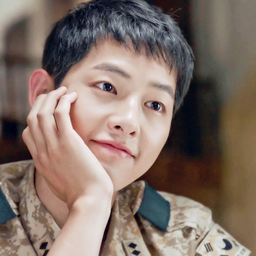
#> input picture faceRecognition/image1.jpg, 256 x 256 px
$ python faceDemoStatic.py
#> lines starting #> are read from the running program, lines starting #| are printed output that depends on the picture; after the words box and inside, x2 and y2 are one past the last pixel; in counts of white or black regions, pixels touching at a corner belong together
# 人脸检测，识别静态图片
# 导入opencv-python库（由于历史原因，只能叫cv2）
import cv2

picName = input("请输入你要识别人类的图片名称(如:pic1.jpg): ")
#> the answer given: image1.jpg
img = cv2.imread(picName, 1)  # 1表示以彩色的方式读入图片
#> img is the input picture: shape (256, 256, 3); mean B, G, R 104, 113.1, 130.2

# 导入人脸级联分类器引擎，'.xml'文件包含已经训练出来的人脸特征
face_engine = cv2.CascadeClassifier(cv2.data.haarcascades + 'haarcascade_frontalface_default.xml')

# 用分类器引擎识别人脸，返回的faces为人脸坐标列表，1.2表示放大比例，7表示重复识别次数
faces = face_engine.detectMultiScale(img, scaleFactor=1.2, minNeighbors=7)
#> faces = [[56, 42, 142, 142]]
# print(faces)
# [[ 952  302  149  149]
#  [1299  477  121  121]
#  [1468  568  114  114]]

for (x, y, w, h) in faces:
    # 画出人脸框，蓝色(255,0,0)，画笔宽度为2
    img = cv2.rectangle(img, (x, y), (x + w, y + h), (255, 0, 0), 2)
#> this loop made 1 pass
#> pass 1, `img = cv2.rectangle(img, (x, y), (x + w, y + h), (255, 0, 0), 2)`:
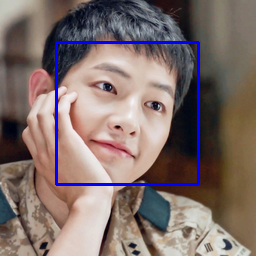
#> img: shape (256, 256, 3); 2.59% of pixels changed, all inside (x1, y1, x2, y2) = (55, 41, 200, 186)

# 展示效果图
print("正在展示识别后的效果图(在窗口内按q退出)")
while True:
    cv2.imshow('img', img)
    if cv2.waitKey(1) & 0xFF == ord('q'):
#> (key q is pressed here)
        print ("I'm done")
        break;

cv2.destroyAllWindows()
cv2.imwrite('output.jpg', img) # 保存识别的图片

$ run again, on faceRecognition/image3.jpg
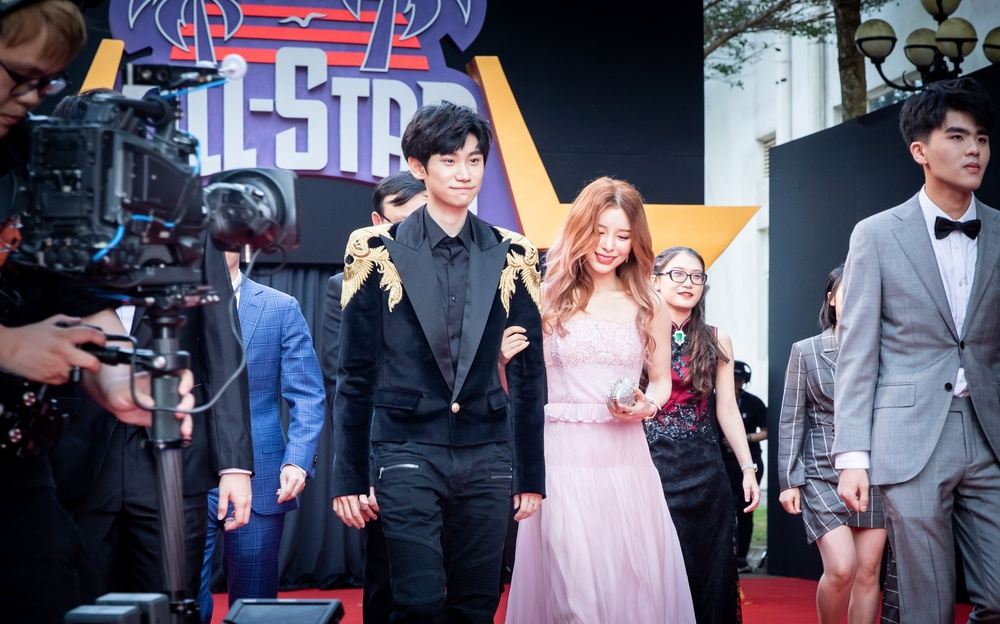
#> input picture faceRecognition/image3.jpg, 1000 x 624 px, shrunk from 2226 x 1390 before the run
#> img is the input picture: shape (624, 1000, 3); mean B, G, R 106.8, 91, 93.9
#> faces = [[428, 136, 66, 66], [584, 215, 55, 55], [655, 253, 57, 57]]
#> the loop `for (x, y, w, h) in faces:` made 3 passes
#> pass 1, `img = cv2.rectangle(img, (x, y), (x + w, y + h), (255, 0, 0), 2)`:
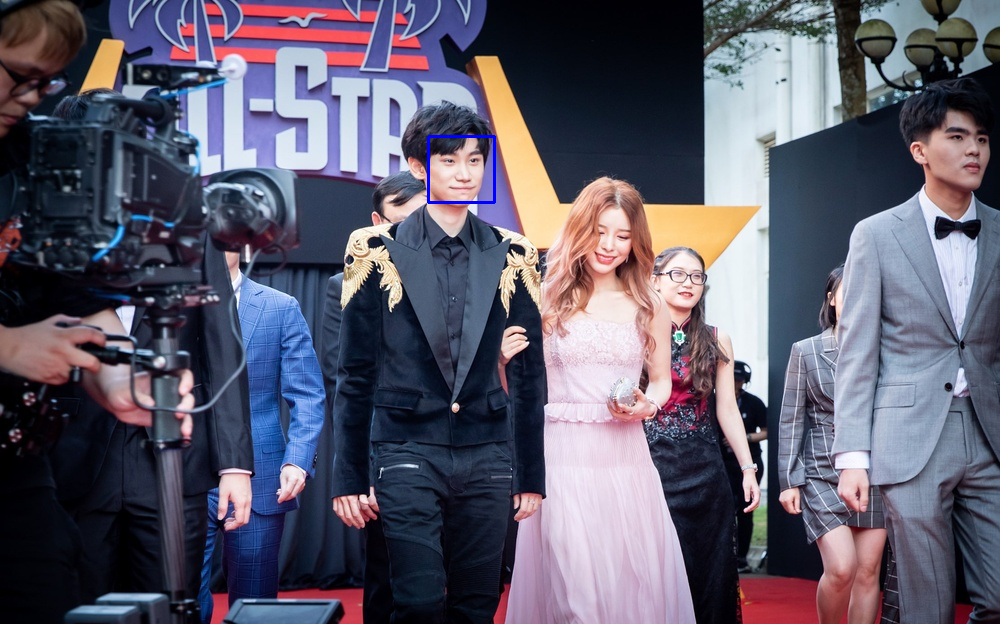
#> img: shape (624, 1000, 3); 0.13% of pixels changed, all inside (x1, y1, x2, y2) = (427, 135, 496, 204)
#> pass 3, `img = cv2.rectangle(img, (x, y), (x + w, y + h), (255, 0, 0), 2)`:
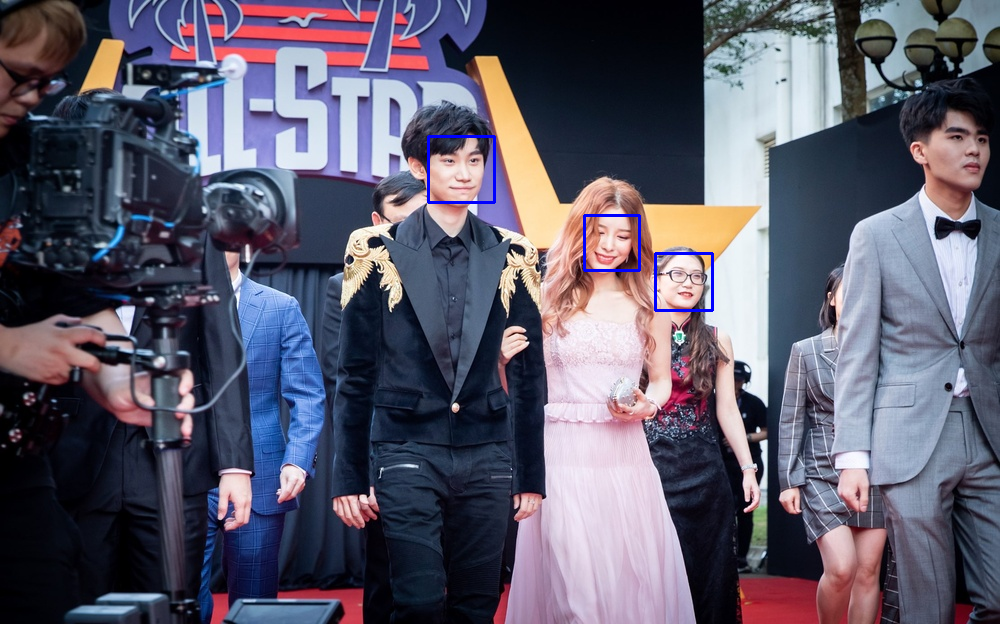
#> img: shape (624, 1000, 3); mean B, G, R 107.2, 90.6, 93.4
